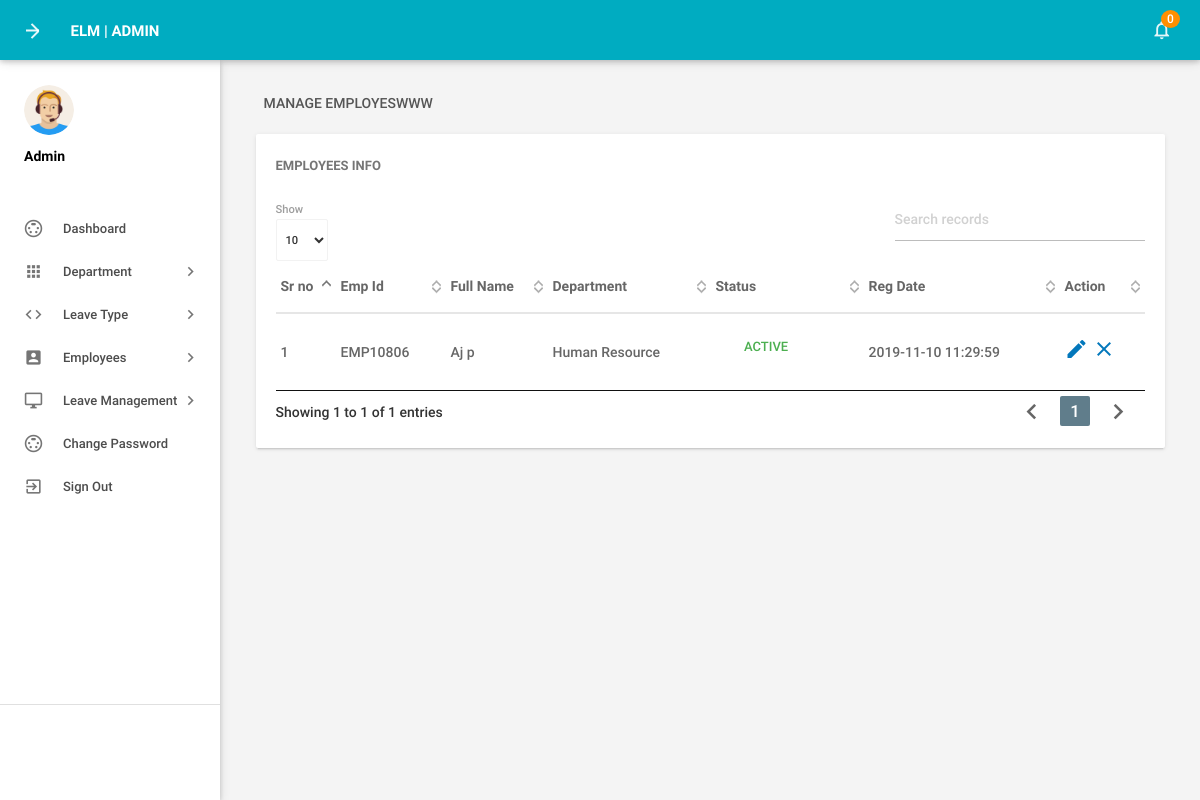
Page /admin/manageemployee.php (signed in) on the committed database.
### tables this page shows
CREATE TABLE IF NOT EXISTS `tblemployees` (
  `id` int(11) NOT NULL,
  `EmpId` varchar(100) NOT NULL,
  `FirstName` varchar(150) NOT NULL,
  `LastName` varchar(150) NOT NULL,
  `EmailId` varchar(200) NOT NULL,
  `Password` varchar(180) NOT NULL,
  `Gender` varchar(100) NOT NULL,
  `Dob` varchar(100) NOT NULL,
  `Department` varchar(255) NOT NULL,
  `Address` varchar(255) NOT NULL,
  `City` varchar(200) NOT NULL,
  `Country` varchar(150) NOT NULL,
  `Phonenumber` char(11) NOT NULL,
  `Status` int(1) NOT NULL,
  `RegDate` timestamp NOT NULL DEFAULT CURRENT_TIMESTAMP
);

### admin/manageemployee.php (the view, shortened to what this page needs)
<?php
include('includes/config.php');
if(strlen($_SESSION['alogin'])==0)
    {
header('location:index.php');
}
else{
 ?>
<!DOCTYPE html>
<html lang="en">
    <head>
        <link type="text/css" rel="stylesheet" href="../assets/plugins/materialize/css/materialize.min.css"/>
        <link href="../assets/plugins/material-preloader/css/materialPreloader.min.css" rel="stylesheet">
        <link href="../assets/plugins/datatables/css/jquery.dataTables.min.css" rel="stylesheet">
        <link href="../assets/css/alpha.min.css" rel="stylesheet" type="text/css"/>
        <link href="../assets/css/custom.css" rel="stylesheet" type="text/css"/>
    </head>
    <body>
       <?php include('includes/header.php');?>
       <?php include('includes/sidebar.php');?>
            <main class="mn-inner">
                <div class="row">
                    <div class="col s12">
                        <div class="page-title">Manage EmployesWWW</div>
                    </div>
                    <div class="col s12 m12 l12">
                        <div class="card">
                            <div class="card-content">
                                <span class="card-title">Employees Info</span>
                                <table id="example" class="display responsive-table ">
                                    <thead>
                                        <tr>
                                            <th>Sr no</th>
                                            <th>Emp Id</th>
                                            <th>Full Name</th>
                                            <th>Department</th>
                                             <th>Status</th>
                                             <th>Reg Date</th>
                                            <th>Action</th>
                                        </tr>
                                    </thead>
                                    <tbody>
<?php $sql = "SELECT EmpId,FirstName,LastName,Department,Status,RegDate,id from  tblemployees";
$query = $dbh -> prepare($sql);
$query->execute();
$results=$query->fetchAll(PDO::FETCH_OBJ);
$cnt=1;
if($query->rowCount() > 0)
{
foreach($results as $result)
{               ?>
                                        <tr>
                                            <td> <?php echo htmlentities($cnt);?></td>
                                            <td><?php echo htmlentities($result->EmpId);?></td>
                                            <td><?php echo htmlentities($result->FirstName);?>&nbsp;<?php echo htmlentities($result->LastName);?></td>
                                            <td><?php echo htmlentities($result->Department);?></td>
                                             <td><?php $stats=$result->Status;
if($stats){
                                             ?>
                                                 <a class="waves-effect waves-green btn-flat m-b-xs">Active</a>
                                                 <?php } else { ?>
                                                 <a class="waves-effect waves-red btn-flat m-b-xs">Inactive</a>
                                                 <?php } ?>
                                             </td>
                                              <td><?php echo htmlentities($result->RegDate);?></td>
                                            <td><a href="editemployee.php?empid=<?php echo htmlentities($result->id);?>"><i class="material-icons">mode_edit</i></a>
                                        <?php if($result->Status==1)
 {?>
<a href="manageemployee.php?inid=<?php echo htmlentities($result->id);?>" onclick="return confirm('Are you sure you want to inactive this Employe?');"" > <i class="material-icons" title="Inactive">clear</i>
<?php } else {?>
                                            <a href="manageemployee.php?id=<?php echo htmlentities($result->id);?>" onclick="return confirm('Are you sure you want to active this employee?');""><i class="material-icons" title="Active">done</i>
                                            <?php } ?> </td>
                                        </tr>
                                         <?php $cnt++;} }?>
                                    </tbody>
                                </table>
                            </div>
                        </div>
                    </div>
                </div>
            </main>
        </div>
        <div class="left-sidebar-hover"></div>
    </body>
</html>
<?php } ?>

### rows in the picture
tblemployees: EmpId "EMP10806", FirstName "Aj", LastName "p", Department "Human Resource", Status "ACTIVE", RegDate "2019-11-10 11:29:59"

### other values in the picture
$unreadcount "0"
